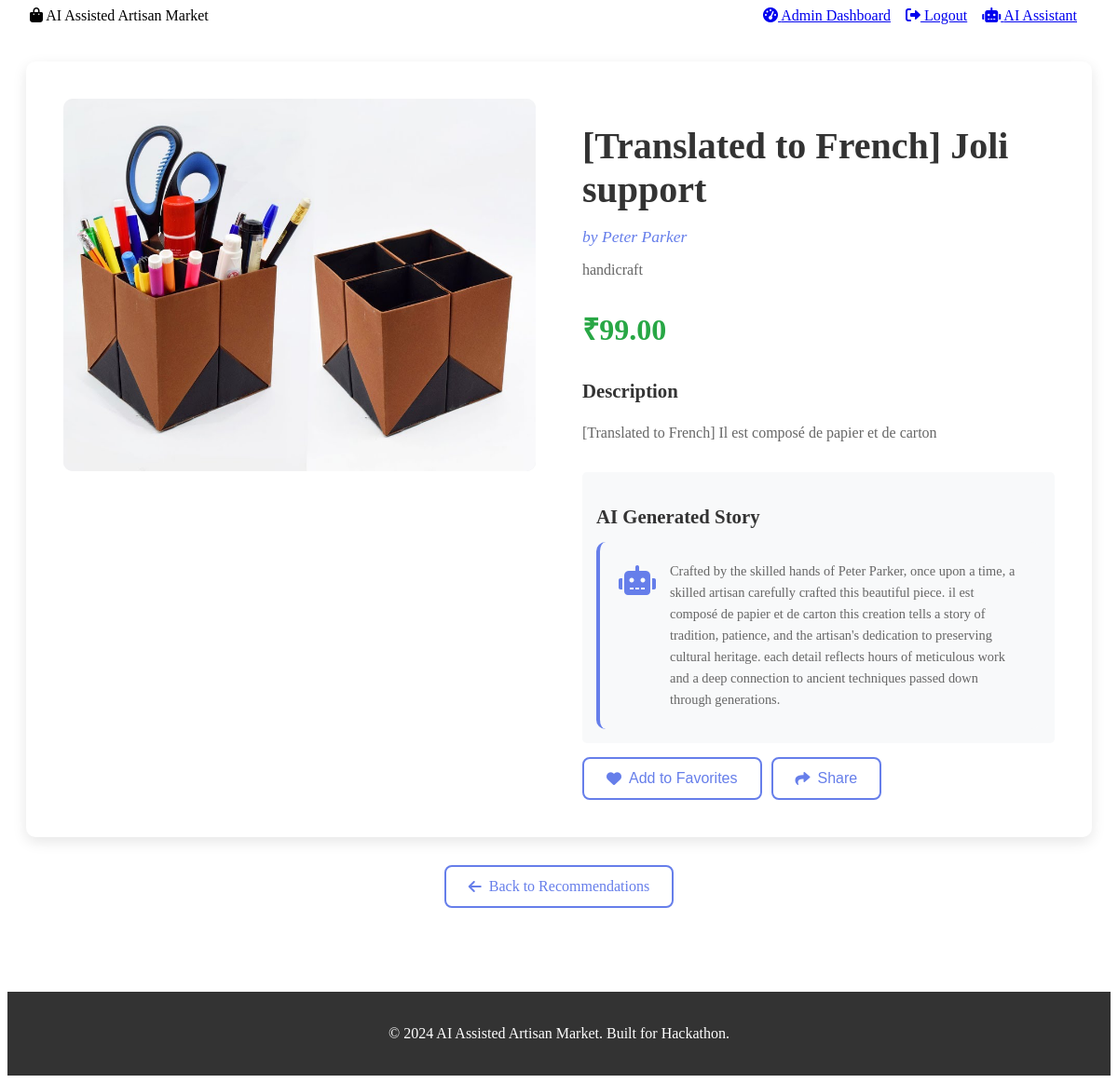
The app's page /view_product/30 (signed in) with its own data.
### tables this page shows
CREATE TABLE products (
            id INTEGER PRIMARY KEY AUTOINCREMENT,
            artisan_id INTEGER NOT NULL,
            name TEXT NOT NULL,
            description TEXT NOT NULL,
            image_path TEXT,
            category TEXT NOT NULL,
            price REAL NOT NULL,
            ai_story TEXT,
            language TEXT DEFAULT 'en',
            created_at TIMESTAMP DEFAULT CURRENT_TIMESTAMP,
            FOREIGN KEY (artisan_id) REFERENCES artisans (id)
        );

CREATE TABLE artisans (
            id INTEGER PRIMARY KEY AUTOINCREMENT,
            username TEXT UNIQUE NOT NULL,
            email TEXT UNIQUE NOT NULL,
            password TEXT NOT NULL,
            name TEXT NOT NULL,
            location TEXT,
            language TEXT DEFAULT 'en',
            created_at TIMESTAMP DEFAULT CURRENT_TIMESTAMP
        );

### app.py (the view)
@app.route('/view_product/<int:product_id>')
def view_product(product_id):
    if 'user_id' not in session:
        return redirect(url_for('index'))
    conn = sqlite3.connect('artisan_marketplace.db')
    cursor = conn.cursor()
    cursor.execute('''
        SELECT p.id, p.name, p.description, p.category, p.price, p.image_path, p.ai_story, a.name as artisan_name
        FROM products p
        JOIN artisans a ON p.artisan_id = a.id
        WHERE p.id = ?
    ''', (product_id,))
    product = cursor.fetchone()
    if product:
        if session['user_type'] == 'buyer':
            cursor.execute('''
                INSERT INTO buyer_interactions (buyer_id, product_id, interaction_type)
                VALUES (?, ?, ?)
            ''', (session['user_id'], product_id, 'view'))
            conn.commit()
    conn.close()
    if not product:
        return redirect(url_for('index'))
    return render_template('product_detail.html', product=product)

### templates/product_detail.html (shortened to what this page needs)
{% extends "base.html" %}
{% block content %}
<div class="product-detail-container">
    <div class="product-detail">
        <div class="product-image-large">
            {% if product[5] %}
                <img src="{{ url_for('uploaded_file', filename=product[5]) }}" alt="{{ product[1] }}">
            {% else %}
                <i class="fas fa-image"></i>
            {% endif %}
        </div>
        <div class="product-details">
            <h1>{{ product[1] }}</h1>
            <p class="product-artisan">by {{ product[7] }}</p>
            <p class="product-category">{{ product[3] }}</p>
            <p class="product-price">₹{{ "%.2f"|format(product[4]) }}</p>
            <div class="product-description">
                <h3>Description</h3>
                <p>{{ product[2] }}</p>
            </div>
            {% if product[6] %}
            <div class="ai-story">
                <h3>AI Generated Story</h3>
                <div class="story-content">
                    <i class="fas fa-robot story-icon"></i>
                    <p>{{ product[6] }}</p>
                </div>
            </div>
            {% endif %}
            <div class="product-actions">
                <button class="btn btn-secondary">
                    <i class="fas fa-heart"></i> Add to Favorites
                </button>
                <button class="btn btn-outline">
                    <i class="fas fa-share"></i> Share
                </button>
            </div>
        </div>
    </div>
    <div class="back-button">
        <a href="{{ url_for('buyer_dashboard') }}" class="btn btn-outline">
            <i class="fas fa-arrow-left"></i> Back to Recommendations
        </a>
    </div>
</div>
{% endblock %}

### static/css/style.css (style rules this page uses)
.btn { display: inline-flex; align-items: center; padding: 12px 24px; border: none; border-radius: 8px; text-decoration: none; font-weight: 500; cursor: pointer; transition: all 0.3s; font-size: 1rem; }
.btn i { margin-right: 8px; }
.btn-secondary { background: white; color: #667eea; border: 2px solid #667eea; }
.btn-outline { background: transparent; color: #667eea; border: 2px solid #667eea; }
.product-description { color: #666; margin-bottom: 10px; line-height: 1.5; }
.product-category { color: #667eea; font-weight: 500; margin-bottom: 10px; }
.product-price { font-size: 1.2rem; font-weight: 700; color: #28a745; margin-bottom: 10px; }
.product-artisan { color: #666; font-style: italic; margin-bottom: 15px; }
.ai-story { background: #f8f9fa; padding: 15px; border-radius: 5px; margin-top: 15px; }
.ai-story p { color: #666; font-size: 0.9rem; line-height: 1.5; }
.product-detail-container { max-width: 1200px; margin: 0 auto; padding: 40px 20px; }
.product-detail { display: grid; grid-template-columns: 1fr 1fr; gap: 50px; background: white; border-radius: 10px; box-shadow: 0 5px 15px rgba(0,0,0,0.1); padding: 40px; margin-bottom: 30px; }
.product-image-large { height: 400px; background: linear-gradient(135deg, #f8f9fa 0%, #e9ecef 100%); border-radius: 10px; display: flex; align-items: center; justify-content: center; font-size: 8rem; color: #667eea; }
.product-details h1 { font-size: 2.5rem; margin-bottom: 10px; color: #333; }
.product-artisan { color: #667eea; font-size: 1.1rem; margin-bottom: 10px; }
.product-category { color: #666; font-weight: 500; margin-bottom: 20px; }
.product-price { font-size: 2rem; font-weight: 700; color: #28a745; margin-bottom: 30px; }
.product-description h3, .ai-story h3 { font-size: 1.3rem; margin-bottom: 15px; color: #333; }
.product-description p { color: #666; line-height: 1.6; margin-bottom: 30px; }
.story-content { background: #f8f9fa; padding: 20px; border-radius: 10px; border-left: 4px solid #667eea; display: flex; align-items: flex-start; gap: 15px; }
.story-icon { font-size: 2rem; color: #667eea; margin-top: 5px; }
.story-content p { color: #666; line-height: 1.6; margin: 0; }
.product-actions { display: flex; gap: 15px; margin-top: 30px; }
.back-button { text-align: center; }
.product-actions { margin-top: 15px; display: flex; gap: 10px; }
.product-image-large img { width: 100%; height: 400px; object-fit: cover; border-radius: 10px; }

### records on screen
products: image_path (picture), name "[Translated to French] Joli support", category "handicraft", price "99.00", description "[Translated to French] Il est composé de papier et de carton", ai_story "Crafted by the skilled hands of Peter Parker, once upon a time, a skilled artisan carefully crafted this beautiful piece. il est composé de papier et de carton this creation tells a story of tradition, patience, and the artisan's dedication to preserving cultural heritage. each detail reflects hours of meticulous work and a deep connection to ancient techniques passed down through generations."
artisans: name "Peter Parker"
